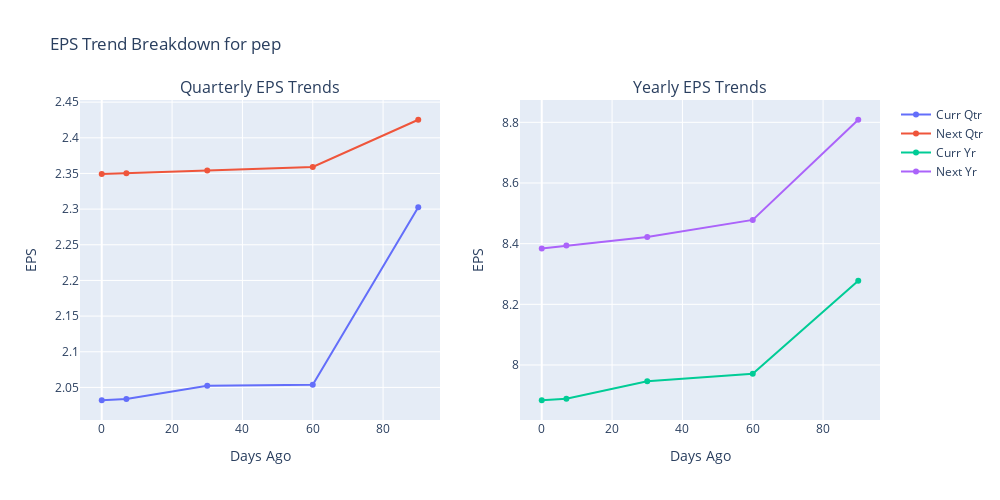
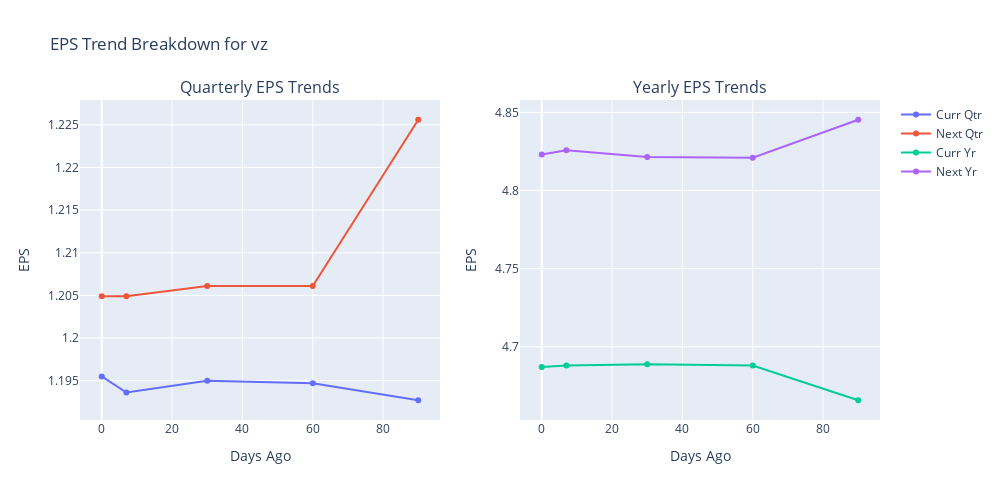
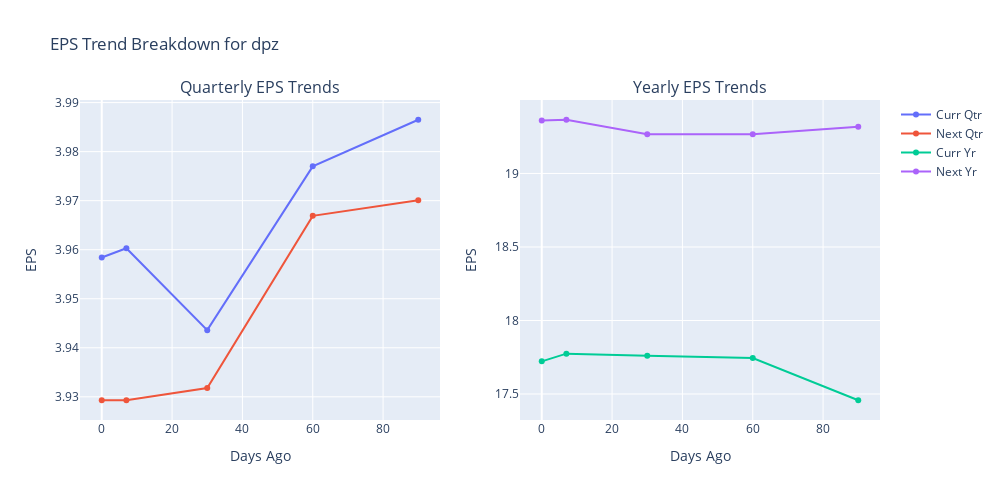
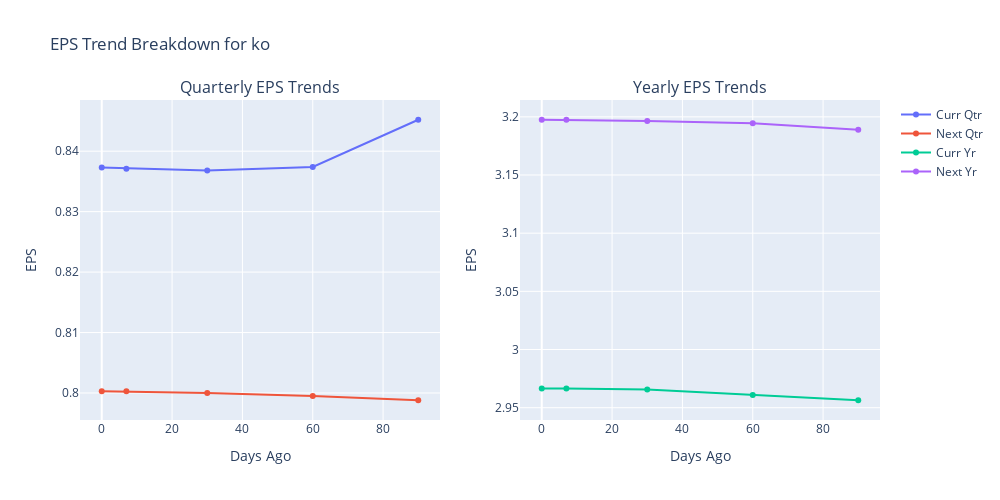

The notebook cell saved with these charts, in order:
### Code cell
import pandas as pd
import numpy as np
import matplotlib.pyplot as plt
import seaborn as sns
from scipy.stats import linregress
import plotly.graph_objects as go
from plotly.subplots import make_subplots

# 🟩 Functions for calculating slopes and plotting

def calc_slope(row, period):
    y = [
        row.get(f"{period} 90"),
        row.get(f"{period} 60"),
        row.get(f"{period} 30"),
        row.get(f"{period} 7"),
        row.get(f"{period} Curr")
    ]
    x = [90, 60, 30, 7, 0]
    if any(pd.isna(yv) for yv in y):
        return np.nan
    slope, _, _, _, _ = linregress(x, y)
    return slope

def create_slope_heatmap(df, save_path="eps_slope_heatmap.png"):
    periods = ["Curr Qtr", "Next Qtr", "Curr Yr", "Next Yr"]
    
    # Calculate slopes
    for period in periods:
        df[f"{period} Slope"] = df.apply(lambda r: calc_slope(r, period), axis=1)

    heatmap_data = df.set_index("Ticker")[[f"{p} Slope" for p in periods]].T
    
    # Adjust figure size based on number of tickers
    n_tickers = len(heatmap_data.columns)
    plt.figure(figsize=(max(14, n_tickers), 6))  # Make boxes wider if many tickers
    
    sns.heatmap(
        heatmap_data,
        cmap="coolwarm",
        center=0,
        annot=True,
        fmt=".4f",  # Display 4 decimal places
        cbar=True,
        linewidths=0.6,
        linecolor="grey"
    )
    plt.title("EPS Trend Slopes (90d → Current)")
    plt.xlabel("Ticker")
    plt.ylabel("Period")
    plt.xticks(rotation=45, ha='right')
    
    plt.tight_layout()
    plt.savefig(save_path, dpi=300)
    plt.show()

def plot_stock_eps_trends_plotly(row):
    time_points = [90, 60, 30, 7, 0]
    
    # Create subplots (1 row, 2 columns)
    fig = make_subplots(rows=1, cols=2, subplot_titles=("Quarterly EPS Trends", "Yearly EPS Trends"))
    
    # Quarterly EPS Trends
    periods_quarter = ["Curr Qtr", "Next Qtr"]
    for period in periods_quarter:
        eps_values = [
            row.get(f"{period} 90"),
            row.get(f"{period} 60"),
            row.get(f"{period} 30"),
            row.get(f"{period} 7"),
            row.get(f"{period} Curr")
        ]
        fig.add_trace(
            go.Scatter(
                x=time_points,
                y=eps_values,
                mode='lines+markers',
                name=period
            ),
            row=1, col=1
        )
    
    # Yearly EPS Trends
    periods_year = ["Curr Yr", "Next Yr"]
    for period in periods_year:
        eps_values = [
            row.get(f"{period} 90"),
            row.get(f"{period} 60"),
            row.get(f"{period} 30"),
            row.get(f"{period} 7"),
            row.get(f"{period} Curr")
        ]
        fig.add_trace(
            go.Scatter(
                x=time_points,
                y=eps_values,
                mode='lines+markers',
                name=period
            ),
            row=1, col=2
        )
    
    fig.update_layout(
        title_text=f"EPS Trend Breakdown for {row['Ticker']}",
        height=500,
        width=1000,
        showlegend=True
    )
    
    fig.update_xaxes(title_text="Days Ago", row=1, col=1)
    fig.update_yaxes(title_text="EPS", row=1, col=1)
    fig.update_xaxes(title_text="Days Ago", row=1, col=2)
    fig.update_yaxes(title_text="EPS", row=1, col=2)
    
    fig.show()

# 🟩 Main execution block
if __name__ == "__main__":
    tickers = [f"{t}.US" for t in raw1]
    tbl = build_eps_trends(tickers)
    
    # Plot and save heatmap
    create_slope_heatmap(tbl)
    
    # Plot interactive EPS trends
    for idx, row in tbl.iterrows():
        plot_stock_eps_trends_plotly(row)

### Figure 1 — Plotly figure (JSON) as saved in the notebook; plotly's stock layout.template omitted (floating-point values rounded to 4 significant figures)
{"data": [{"mode": "lines+markers", "name": "Curr Qtr", "type": "scatter", "x": [90, 60, 30, 7, 0], "xaxis": "x", "y": [2.303, 2.054, 2.052, 2.034, 2.032], "yaxis": "y"}, {"mode": "lines+markers", "name": "Next Qtr", "type": "scatter", "x": [90, 60, 30, 7, 0], "xaxis": "x", "y": [2.425, 2.359, 2.354, 2.35, 2.349], "yaxis": "y"}, {"mode": "lines+markers", "name": "Curr Yr", "type": "scatter", "x": [90, 60, 30, 7, 0], "xaxis": "x2", "y": [8.278, 7.971, 7.946, 7.888, 7.884], "yaxis": "y2"}, {"mode": "lines+markers", "name": "Next Yr", "type": "scatter", "x": [90, 60, 30, 7, 0], "xaxis": "x2", "y": [8.809, 8.478, 8.422, 8.394, 8.384], "yaxis": "y2"}], "layout": {"annotations": [{"font": {"size": 16}, "showarrow": false, "text": "Quarterly EPS Trends", "x": 0.225, "xanchor": "center", "xref": "paper", "y": 1, "yanchor": "bottom", "yref": "paper"}, {"font": {"size": 16}, "showarrow": false, "text": "Yearly EPS Trends", "x": 0.775, "xanchor": "center", "xref": "paper", "y": 1, "yanchor": "bottom", "yref": "paper"}], "height": 500, "showlegend": true, "title": {"text": "EPS Trend Breakdown for pep"}, "width": 1000, "xaxis": {"anchor": "y", "domain": [0, 0.45], "title": {"text": "Days Ago"}}, "xaxis2": {"anchor": "y2", "domain": [0.55, 1], "title": {"text": "Days Ago"}}, "yaxis": {"anchor": "x", "domain": [0, 1], "title": {"text": "EPS"}}, "yaxis2": {"anchor": "x2", "domain": [0, 1], "title": {"text": "EPS"}}}}

### Figure 2 — Plotly figure (JSON) as saved in the notebook; plotly's stock layout.template omitted (floating-point values rounded to 4 significant figures)
{"data": [{"mode": "lines+markers", "name": "Curr Qtr", "type": "scatter", "x": [90, 60, 30, 7, 0], "xaxis": "x", "y": [1.193, 1.195, 1.195, 1.194, 1.196], "yaxis": "y"}, {"mode": "lines+markers", "name": "Next Qtr", "type": "scatter", "x": [90, 60, 30, 7, 0], "xaxis": "x", "y": [1.226, 1.206, 1.206, 1.205, 1.205], "yaxis": "y"}, {"mode": "lines+markers", "name": "Curr Yr", "type": "scatter", "x": [90, 60, 30, 7, 0], "xaxis": "x2", "y": [4.666, 4.688, 4.689, 4.688, 4.687], "yaxis": "y2"}, {"mode": "lines+markers", "name": "Next Yr", "type": "scatter", "x": [90, 60, 30, 7, 0], "xaxis": "x2", "y": [4.845, 4.821, 4.821, 4.826, 4.823], "yaxis": "y2"}], "layout": {"annotations": [{"font": {"size": 16}, "showarrow": false, "text": "Quarterly EPS Trends", "x": 0.225, "xanchor": "center", "xref": "paper", "y": 1, "yanchor": "bottom", "yref": "paper"}, {"font": {"size": 16}, "showarrow": false, "text": "Yearly EPS Trends", "x": 0.775, "xanchor": "center", "xref": "paper", "y": 1, "yanchor": "bottom", "yref": "paper"}], "height": 500, "showlegend": true, "title": {"text": "EPS Trend Breakdown for vz"}, "width": 1000, "xaxis": {"anchor": "y", "domain": [0, 0.45], "title": {"text": "Days Ago"}}, "xaxis2": {"anchor": "y2", "domain": [0.55, 1], "title": {"text": "Days Ago"}}, "yaxis": {"anchor": "x", "domain": [0, 1], "title": {"text": "EPS"}}, "yaxis2": {"anchor": "x2", "domain": [0, 1], "title": {"text": "EPS"}}}}

### Figure 3 — Plotly figure (JSON) as saved in the notebook; plotly's stock layout.template omitted (floating-point values rounded to 4 significant figures)
{"data": [{"mode": "lines+markers", "name": "Curr Qtr", "type": "scatter", "x": [90, 60, 30, 7, 0], "xaxis": "x", "y": [3.986, 3.977, 3.944, 3.96, 3.958], "yaxis": "y"}, {"mode": "lines+markers", "name": "Next Qtr", "type": "scatter", "x": [90, 60, 30, 7, 0], "xaxis": "x", "y": [3.97, 3.967, 3.932, 3.929, 3.929], "yaxis": "y"}, {"mode": "lines+markers", "name": "Curr Yr", "type": "scatter", "x": [90, 60, 30, 7, 0], "xaxis": "x2", "y": [17.46, 17.74, 17.76, 17.77, 17.72], "yaxis": "y2"}, {"mode": "lines+markers", "name": "Next Yr", "type": "scatter", "x": [90, 60, 30, 7, 0], "xaxis": "x2", "y": [19.32, 19.27, 19.27, 19.37, 19.36], "yaxis": "y2"}], "layout": {"annotations": [{"font": {"size": 16}, "showarrow": false, "text": "Quarterly EPS Trends", "x": 0.225, "xanchor": "center", "xref": "paper", "y": 1, "yanchor": "bottom", "yref": "paper"}, {"font": {"size": 16}, "showarrow": false, "text": "Yearly EPS Trends", "x": 0.775, "xanchor": "center", "xref": "paper", "y": 1, "yanchor": "bottom", "yref": "paper"}], "height": 500, "showlegend": true, "title": {"text": "EPS Trend Breakdown for dpz"}, "width": 1000, "xaxis": {"anchor": "y", "domain": [0, 0.45], "title": {"text": "Days Ago"}}, "xaxis2": {"anchor": "y2", "domain": [0.55, 1], "title": {"text": "Days Ago"}}, "yaxis": {"anchor": "x", "domain": [0, 1], "title": {"text": "EPS"}}, "yaxis2": {"anchor": "x2", "domain": [0, 1], "title": {"text": "EPS"}}}}

### Figure 4 — Plotly figure (JSON) as saved in the notebook; plotly's stock layout.template omitted (floating-point values rounded to 4 significant figures)
{"data": [{"mode": "lines+markers", "name": "Curr Qtr", "type": "scatter", "x": [90, 60, 30, 7, 0], "xaxis": "x", "y": [0.8452, 0.8374, 0.8368, 0.8371, 0.8373], "yaxis": "y"}, {"mode": "lines+markers", "name": "Next Qtr", "type": "scatter", "x": [90, 60, 30, 7, 0], "xaxis": "x", "y": [0.7988, 0.7995, 0.8, 0.8003, 0.8003], "yaxis": "y"}, {"mode": "lines+markers", "name": "Curr Yr", "type": "scatter", "x": [90, 60, 30, 7, 0], "xaxis": "x2", "y": [2.956, 2.961, 2.966, 2.966, 2.966], "yaxis": "y2"}, {"mode": "lines+markers", "name": "Next Yr", "type": "scatter", "x": [90, 60, 30, 7, 0], "xaxis": "x2", "y": [3.189, 3.195, 3.196, 3.197, 3.197], "yaxis": "y2"}], "layout": {"annotations": [{"font": {"size": 16}, "showarrow": false, "text": "Quarterly EPS Trends", "x": 0.225, "xanchor": "center", "xref": "paper", "y": 1, "yanchor": "bottom", "yref": "paper"}, {"font": {"size": 16}, "showarrow": false, "text": "Yearly EPS Trends", "x": 0.775, "xanchor": "center", "xref": "paper", "y": 1, "yanchor": "bottom", "yref": "paper"}], "height": 500, "showlegend": true, "title": {"text": "EPS Trend Breakdown for ko"}, "width": 1000, "xaxis": {"anchor": "y", "domain": [0, 0.45], "title": {"text": "Days Ago"}}, "xaxis2": {"anchor": "y2", "domain": [0.55, 1], "title": {"text": "Days Ago"}}, "yaxis": {"anchor": "x", "domain": [0, 1], "title": {"text": "EPS"}}, "yaxis2": {"anchor": "x2", "domain": [0, 1], "title": {"text": "EPS"}}}}
